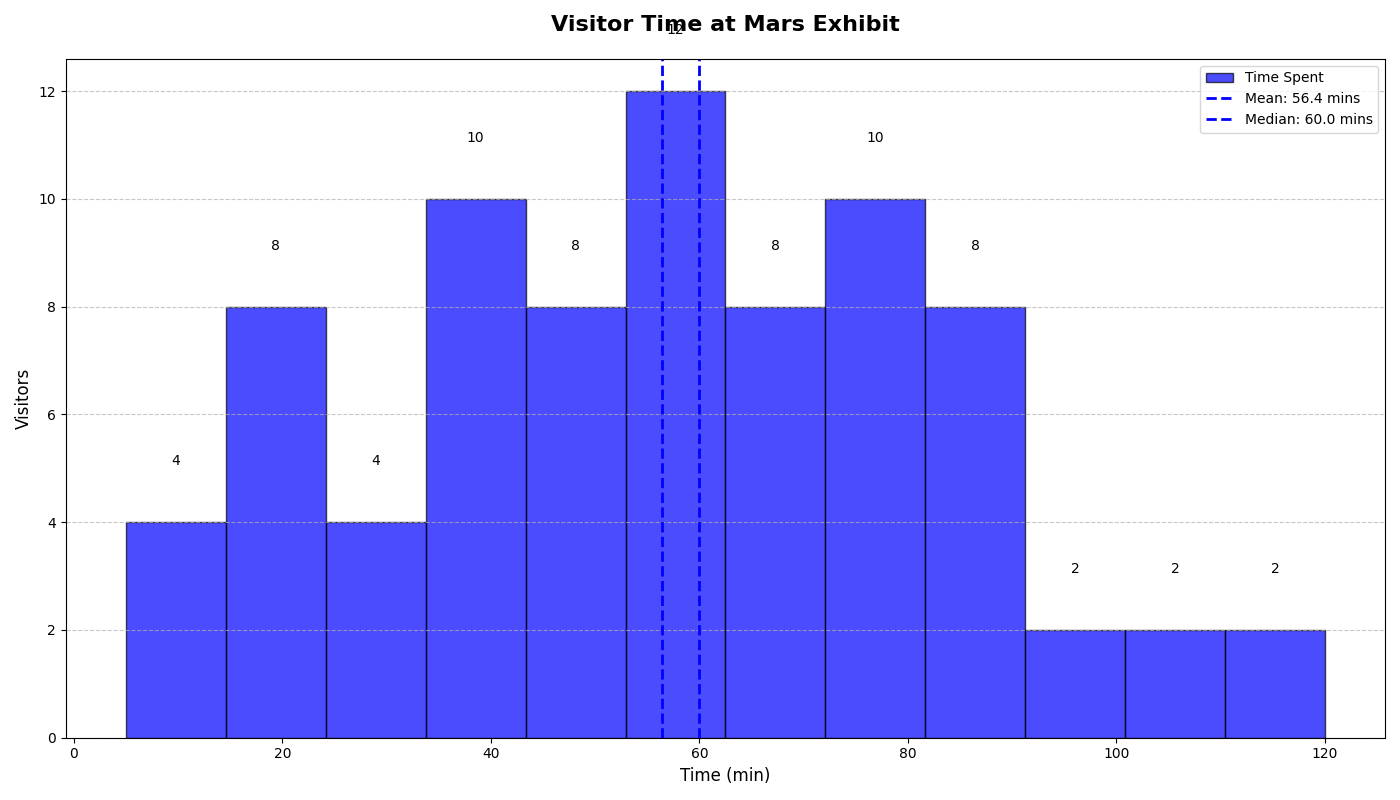

Reproduce this figure in Python.
import matplotlib.pyplot as plt
import numpy as np

visitor_times = [
    5, 10, 15, 20, 25, 35, 40, 45, 50, 55, 60, 60, 65, 70, 75, 80, 85, 90, 15, 20, 25, 35, 40, 40, 45, 50,
    55, 60, 60, 65, 70, 75, 80, 80, 85, 90, 10, 15, 20, 25, 35, 40, 40, 45, 50, 55, 60, 60, 65, 70, 75, 80, 80, 85,
    90, 10, 15, 20, 25, 35, 40, 45, 50, 55, 60, 60, 65, 70, 75, 80, 85, 90, 95, 100, 105, 110, 115, 120
]

fig, ax = plt.subplots(figsize=(14, 8))

n, bins, patches = ax.hist(visitor_times, bins=12, color='blue', edgecolor='black', alpha=0.7, label='Time Spent')

mean_time = np.mean(visitor_times)
median_time = np.median(visitor_times)

ax.axvline(mean_time, color='blue', linestyle='dashed', linewidth=2, label=f'Mean: {mean_time:.1f} mins')
ax.axvline(median_time, color='blue', linestyle='dashed', linewidth=2, label=f'Median: {median_time:.1f} mins')

ax.set_title('Visitor Time at Mars Exhibit', fontsize=16, fontweight='bold', pad=20)
ax.set_xlabel('Time (min)', fontsize=12)
ax.set_ylabel('Visitors', fontsize=12)

ax.grid(True, axis='y', linestyle='--', alpha=0.7)

ax.legend(loc='upper right')

for patch in patches:
    height = patch.get_height()
    if height > 0:
        ax.text(patch.get_x() + patch.get_width() / 2, height + 1, int(height), ha='center', va='bottom')

plt.tight_layout()
plt.show()
